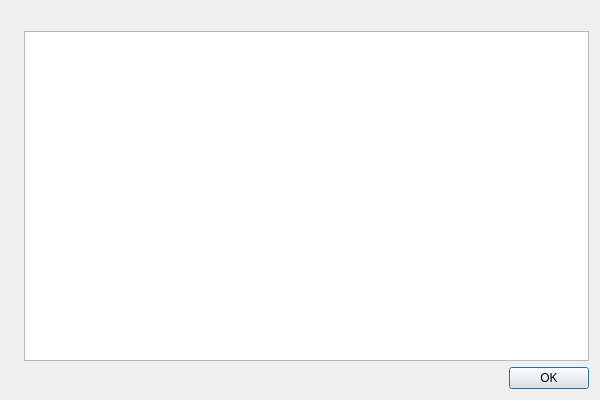
<?xml version="1.0" encoding="UTF-8"?>
<ui version="4.0">
 <class>About</class>
 <widget class="QDialog" name="About">
  <property name="windowModality">
   <enum>Qt::WindowModal</enum>
  </property>
  <property name="geometry">
   <rect>
    <x>0</x>
    <y>0</y>
    <width>600</width>
    <height>400</height>
   </rect>
  </property>
  <property name="windowTitle">
   <string>About</string>
  </property>
  <property name="whatsThis">
   <string/>
  </property>
  <layout class="QVBoxLayout" name="verticalLayout">
   <item>
    <layout class="QGridLayout" name="gridLayout">
     <item row="0" column="0">
      <widget class="QLabel" name="icon">
       <property name="text">
        <string/>
       </property>
       <property name="pixmap">
        <pixmap resource="sigrok-qt2.qrc">:/icons/sigrok-logo-notext.png</pixmap>
       </property>
      </widget>
     </item>
     <item row="0" column="1">
      <widget class="QLabel" name="versionInfo">
       <property name="text">
        <string/>
       </property>
      </widget>
     </item>
     <item row="1" column="1">
      <widget class="QTextBrowser" name="supportList"/>
     </item>
    </layout>
   </item>
   <item>
    <widget class="QDialogButtonBox" name="buttonBox">
     <property name="orientation">
      <enum>Qt::Horizontal</enum>
     </property>
     <property name="standardButtons">
      <set>QDialogButtonBox::Ok</set>
     </property>
    </widget>
   </item>
  </layout>
 </widget>
 <resources>
  <include location="sigrok-qt2.qrc"/>
 </resources>
 <connections>
  <connection>
   <sender>buttonBox</sender>
   <signal>accepted()</signal>
   <receiver>About</receiver>
   <slot>accept()</slot>
   <hints>
    <hint type="sourcelabel">
     <x>248</x>
     <y>254</y>
    </hint>
    <hint type="destinationlabel">
     <x>157</x>
     <y>274</y>
    </hint>
   </hints>
  </connection>
  <connection>
   <sender>buttonBox</sender>
   <signal>rejected()</signal>
   <receiver>About</receiver>
   <slot>reject()</slot>
   <hints>
    <hint type="sourcelabel">
     <x>316</x>
     <y>260</y>
    </hint>
    <hint type="destinationlabel">
     <x>286</x>
     <y>274</y>
    </hint>
   </hints>
  </connection>
 </connections>
</ui>
